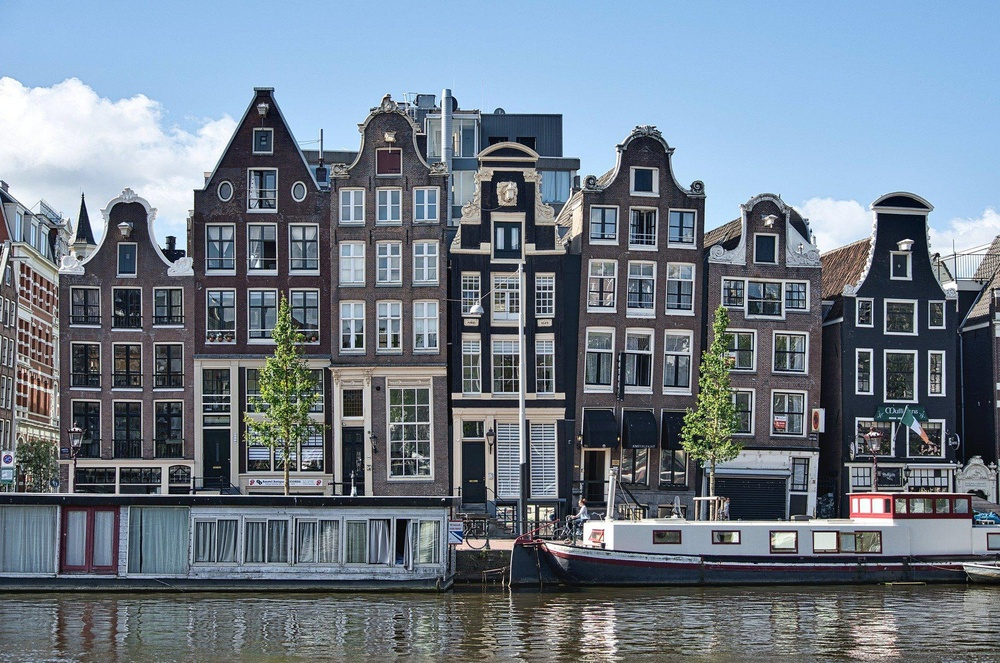
#> input picture python/image-manipulation/images/buildings.jpg, 1000 x 663 px, shrunk from 1920 x 1273 before the run
$ python image_enhancement.py
#> lines starting #> are read from the running program, lines starting #| are printed output that depends on the picture
from PIL import Image, ImageFilter, ImageEnhance

with Image.open('images/buildings.jpg') as img:
#> img is the input picture: PIL image 1000x663 RGB; mean R, G, B 111.8, 123.9, 136.8
    img.load()

blur_img = img.filter(ImageFilter.BLUR)
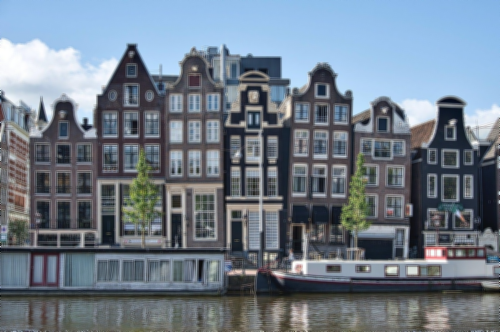
#> blur_img: PIL image 1000x663 RGB (shown at 1/2 size); mean R, G, B 111.8, 124, 136.8
img.filter(ImageFilter.BoxBlur(5)).show()
img.filter(ImageFilter.BoxBlur(20)).show()
img.filter(ImageFilter.GaussianBlur(5)).show()
img.filter(ImageFilter.GaussianBlur(20)).show()

img_gray = img.convert('L')
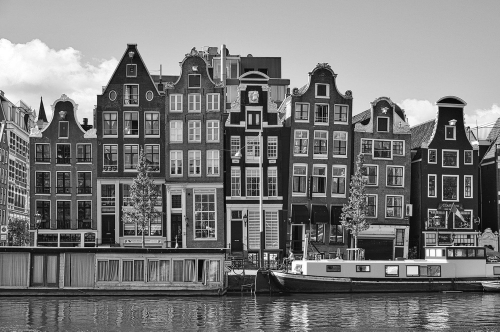
#> img_gray: PIL image 1000x663 L (shown at 1/2 size); min 0, max 255, mean 121.8
# img_gray.show()
# img_gray.filter(ImageFilter.FIND_EDGES).show()
# img_gray.filter(ImageFilter.SMOOTH).filter(ImageFilter.EDGE_ENHANCE) .show()
img_gray.filter(ImageFilter.SMOOTH).filter(ImageFilter.EMBOSS).show()
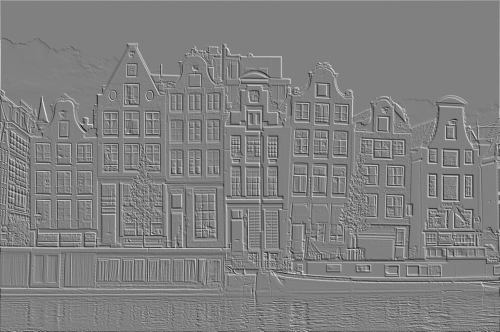
#> shown: PIL image 1000x663 L (shown at 1/2 size); min 0, max 255, mean 128.2

img.filter(ImageFilter.SHARPEN).show()
img.filter(ImageFilter.SMOOTH).show()


color_enhancer = ImageEnhance.Color(img)
contrast_enhancer = ImageEnhance.Contrast(img)
brightness_enhancer = ImageEnhance.Brightness(img)
sharpness_enhancer = ImageEnhance.Sharpness(img)

color_enhancer.enhance(5).show()
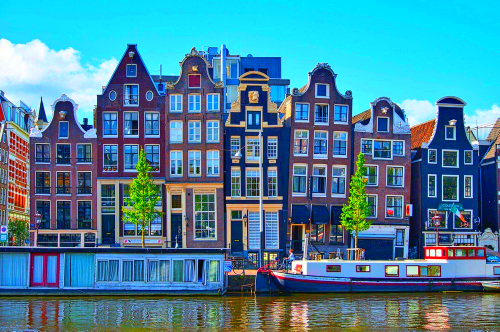
#> shown: PIL image 1000x663 RGB (shown at 1/2 size); mean R, G, B 73, 132.7, 157.2
contrast_enhancer.enhance(15).show()
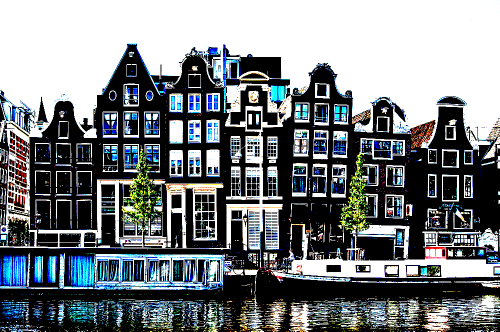
#> shown: PIL image 1000x663 RGB (shown at 1/2 size); mean R, G, B 120.6, 126.2, 129.6
brightness_enhancer.enhance(2).show()
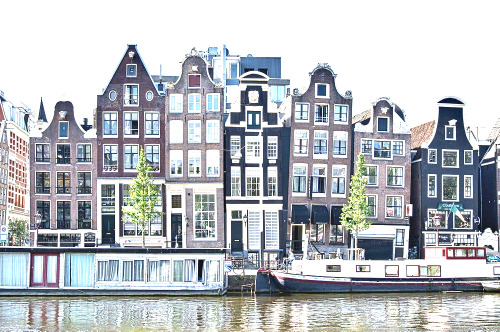
#> shown: PIL image 1000x663 RGB (shown at 1/2 size); mean R, G, B 185.2, 188.9, 193.9
sharpness_enhancer.enhance(100).show()
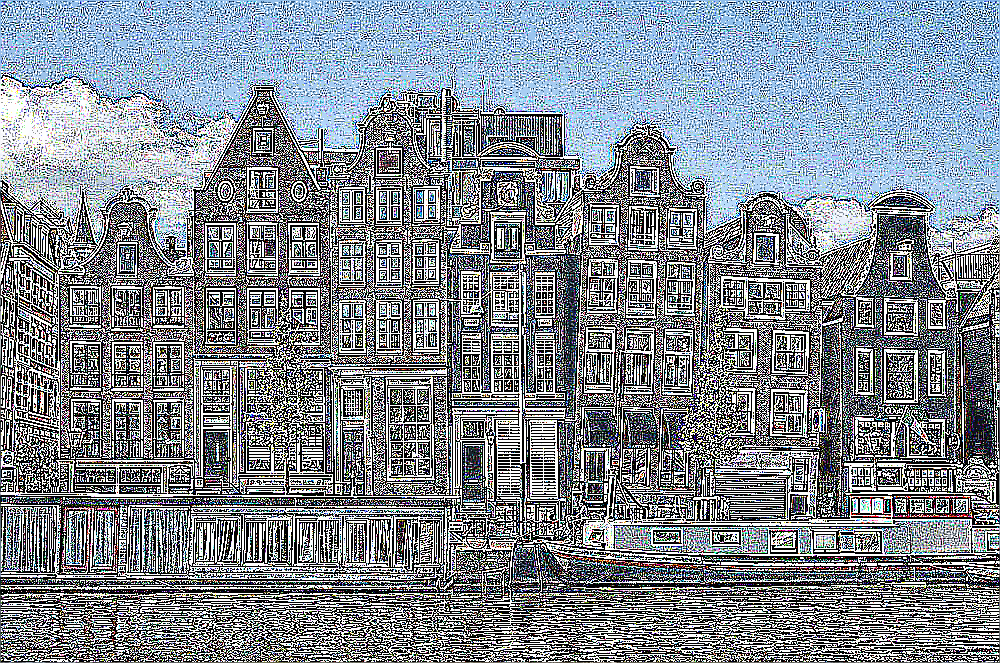
#> shown: PIL image 1000x663 RGB; mean R, G, B 129.2, 136.6, 144.1

$ run again, with python/image-manipulation/images/monastery.jpg copied over python/image-manipulation/images/buildings.jpg
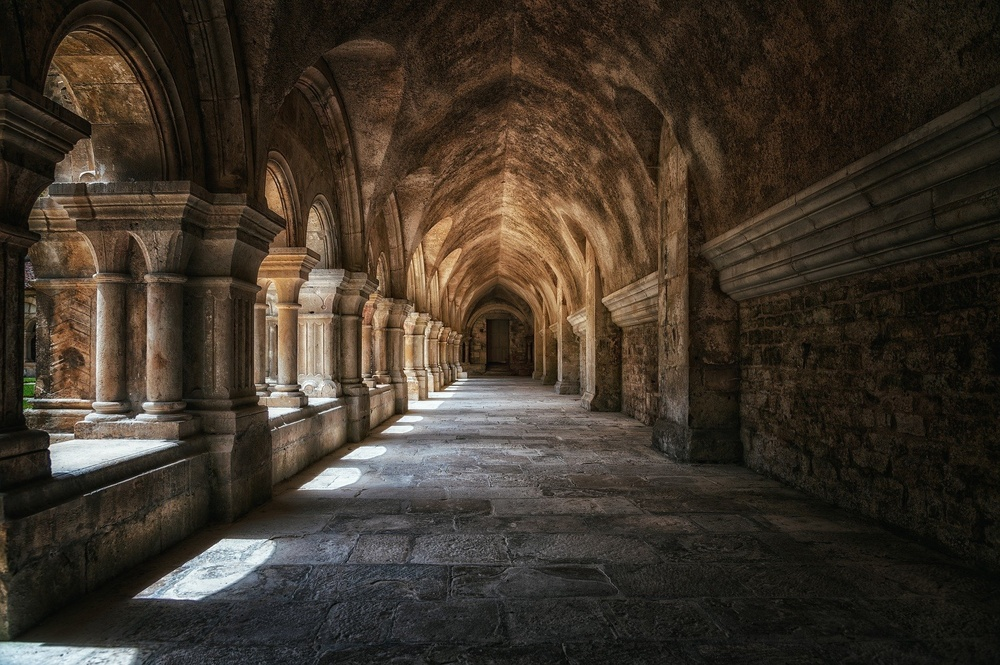
#> input picture python/image-manipulation/images/monastery.jpg, 1000 x 665 px, shrunk from 1920 x 1277 before the run
#> img is the input picture: PIL image 1000x665 RGB; mean R, G, B 62.7, 52.9, 42
#> `brightness_enhancer.enhance(2).show()`:
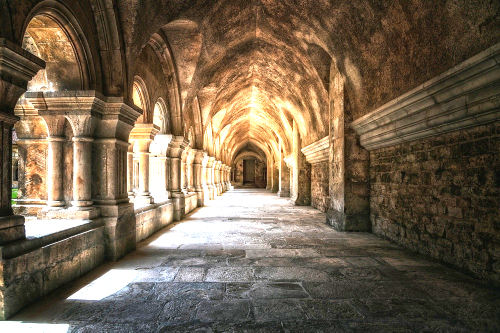
#> shown: PIL image 1000x665 RGB (shown at 1/2 size); mean R, G, B 116, 99.4, 78.5
#> `sharpness_enhancer.enhance(100).show()`:
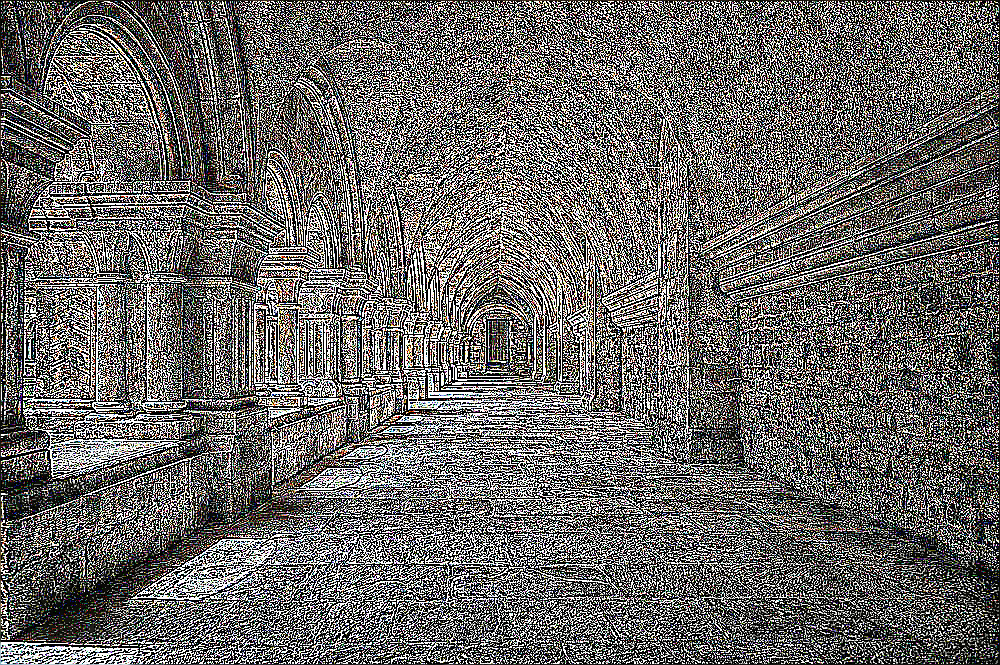
#> shown: PIL image 1000x665 RGB; mean R, G, B 105.5, 103.6, 101
